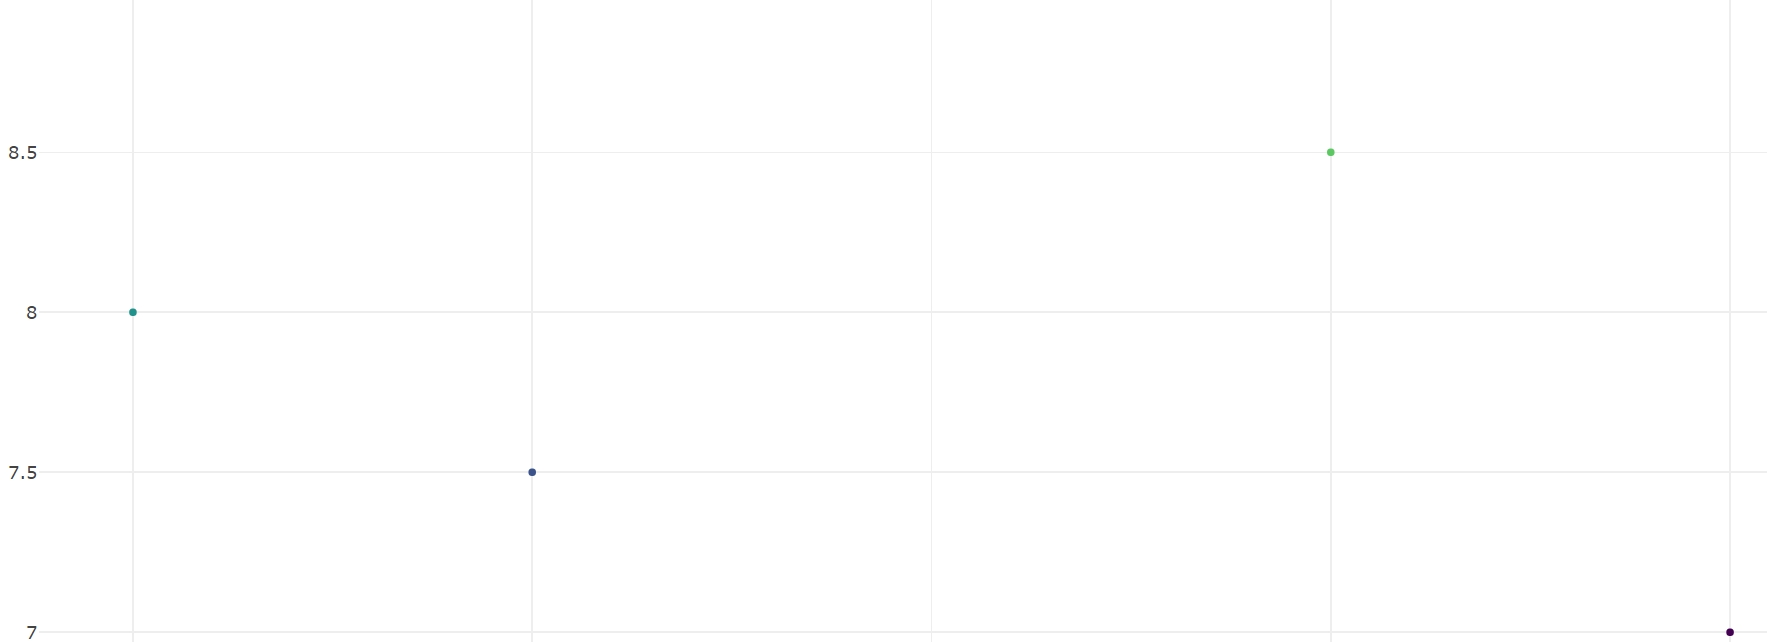

The script that drew this image:
# Install required packages if not already installed
if (!require("plotly")) install.packages("plotly")

# Load the required packages
library(plotly)

# Sales data by region
data <- data.frame(
  Region = c("North", "South", "East", "West", "Central"),
  Sales = c(250, 300, 280, 270, 260),
  AdvertisingCost = c(1000, 1200, 1100, 1050, 1150),
  CustomerSatisfaction = c(8, 7, 9, 7.5, 8.5)
)

# 1. Customer satisfaction variation
print(data)

# 2. 3D Scatter Plot
scatter_plot <- plot_ly(data, x = ~AdvertisingCost, y = ~Sales, z = ~CustomerSatisfaction, 
                        type = 'scatter3d', mode = 'markers',
                        marker = list(size = 5, color = ~CustomerSatisfaction, colorscale = 'Viridis'))

# 3. Check for correlation
cor_matrix <- cor(data[, c("Sales", "AdvertisingCost", "CustomerSatisfaction")])
print(cor_matrix)

# 4. 3D Surface Plot
surface_plot <- plot_ly(data, x = ~AdvertisingCost, y = ~Sales, z = ~CustomerSatisfaction, 
                        type = 'mesh3d')

# Display plots
scatter_plot <- scatter_plot %>% layout(scene = list(
  xaxis = list(title = 'Advertising Cost ($)'),
  yaxis = list(title = 'Sales ($ thousands)'),
  zaxis = list(title = 'Customer Satisfaction (out of 10)')
))

surface_plot <- surface_plot %>% layout(scene = list(
  xaxis = list(title = 'Advertising Cost ($)'),
  yaxis = list(title = 'Sales ($ thousands)'),
  zaxis = list(title = 'Customer Satisfaction (out of 10)')
))

print(scatter_plot)
print(surface_plot)

# 5. Compare 3D plots
# Generating individual scatter plots
scatter_plot_sales <- plot_ly(data, x = ~Sales, y = ~CustomerSatisfaction, 
                              type = 'scatter', mode = 'markers', 
                              marker = list(size = 5, color = ~CustomerSatisfaction, colorscale = 'Viridis'))

scatter_plot_advertising <- plot_ly(data, x = ~AdvertisingCost, y = ~CustomerSatisfaction, 
                                    type = 'scatter', mode = 'markers', 
                                    marker = list(size = 5, color = ~CustomerSatisfaction, colorscale = 'Viridis'))

# Layout for comparison plots
scatter_plot_sales <- scatter_plot_sales %>% layout(xaxis = list(title = 'Sales ($ thousands)'), 
                                                    yaxis = list(title = 'Customer Satisfaction (out of 10)'))
scatter_plot_advertising <- scatter_plot_advertising %>% layout(xaxis = list(title = 'Advertising Cost ($)'), 
                                                                yaxis = list(title = 'Customer Satisfaction (out of 10)'))

print(scatter_plot_sales)
print(scatter_plot_advertising)
